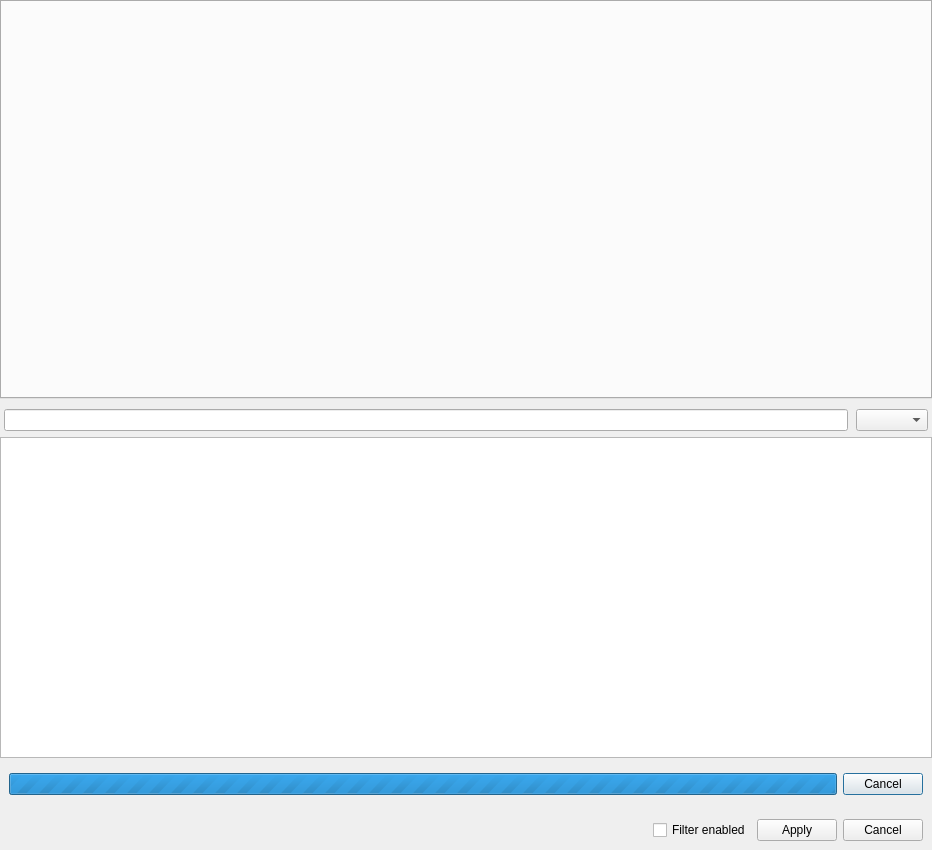
<?xml version="1.0" encoding="UTF-8"?>
<ui version="4.0">
 <class>FilterSettingsDialog</class>
 <widget class="QDialog" name="FilterSettingsDialog">
  <property name="geometry">
   <rect>
    <x>0</x>
    <y>0</y>
    <width>932</width>
    <height>850</height>
   </rect>
  </property>
  <property name="windowTitle">
   <string>Filter settings</string>
  </property>
  <property name="modal">
   <bool>true</bool>
  </property>
  <layout class="QVBoxLayout">
   <property name="leftMargin">
    <number>0</number>
   </property>
   <property name="topMargin">
    <number>0</number>
   </property>
   <property name="rightMargin">
    <number>0</number>
   </property>
   <property name="bottomMargin">
    <number>0</number>
   </property>
   <item>
    <widget class="QTabWidget" name="tabs"/>
   </item>
   <item>
    <widget class="QWidget" name="content" native="true">
     <layout class="QVBoxLayout" name="_3">
      <property name="leftMargin">
       <number>0</number>
      </property>
      <property name="topMargin">
       <number>0</number>
      </property>
      <property name="rightMargin">
       <number>0</number>
      </property>
      <property name="bottomMargin">
       <number>0</number>
      </property>
      <item>
       <widget class="QWidget" name="valueWidget" native="true">
        <layout class="QHBoxLayout" name="_5">
         <property name="spacing">
          <number>8</number>
         </property>
         <property name="leftMargin">
          <number>4</number>
         </property>
         <property name="topMargin">
          <number>4</number>
         </property>
         <property name="rightMargin">
          <number>4</number>
         </property>
         <property name="bottomMargin">
          <number>0</number>
         </property>
         <item>
          <widget class="QLineEdit" name="value">
           <property name="sizePolicy">
            <sizepolicy hsizetype="Expanding" vsizetype="Fixed">
             <horstretch>0</horstretch>
             <verstretch>0</verstretch>
            </sizepolicy>
           </property>
           <property name="font">
            <font>
             <pointsize>9</pointsize>
            </font>
           </property>
           <property name="clearButtonEnabled">
            <bool>true</bool>
           </property>
          </widget>
         </item>
         <item>
          <widget class="HomeCompa::Flibrary::ModeComboBox" name="cbValueMode">
           <property name="sizePolicy">
            <sizepolicy hsizetype="Fixed" vsizetype="Fixed">
             <horstretch>0</horstretch>
             <verstretch>0</verstretch>
            </sizepolicy>
           </property>
          </widget>
         </item>
        </layout>
       </widget>
      </item>
      <item>
       <widget class="QTreeView" name="view">
        <property name="sizePolicy">
         <sizepolicy hsizetype="Expanding" vsizetype="Expanding">
          <horstretch>0</horstretch>
          <verstretch>0</verstretch>
         </sizepolicy>
        </property>
        <property name="contextMenuPolicy">
         <enum>Qt::ContextMenuPolicy::CustomContextMenu</enum>
        </property>
        <property name="verticalScrollBarPolicy">
         <enum>Qt::ScrollBarPolicy::ScrollBarAlwaysOff</enum>
        </property>
        <property name="horizontalScrollBarPolicy">
         <enum>Qt::ScrollBarPolicy::ScrollBarAlwaysOff</enum>
        </property>
        <property name="selectionMode">
         <enum>QAbstractItemView::SelectionMode::ExtendedSelection</enum>
        </property>
        <property name="selectionBehavior">
         <enum>QAbstractItemView::SelectionBehavior::SelectRows</enum>
        </property>
        <property name="autoExpandDelay">
         <number>0</number>
        </property>
        <property name="uniformRowHeights">
         <bool>true</bool>
        </property>
        <property name="animated">
         <bool>true</bool>
        </property>
       </widget>
      </item>
      <item>
       <widget class="QWidget" name="progressBarWidget" native="true">
        <property name="visible">
         <bool>false</bool>
        </property>
        <layout class="QHBoxLayout" name="_6">
         <property name="spacing">
          <number>6</number>
         </property>
         <property name="leftMargin">
          <number>9</number>
         </property>
         <property name="topMargin">
          <number>9</number>
         </property>
         <property name="rightMargin">
          <number>9</number>
         </property>
         <property name="bottomMargin">
          <number>9</number>
         </property>
         <item>
          <widget class="QProgressBar" name="progressBar">
           <property name="maximum">
            <number>0</number>
           </property>
           <property name="textVisible">
            <bool>false</bool>
           </property>
          </widget>
         </item>
         <item>
          <widget class="QPushButton" name="btnStop">
           <property name="text">
            <string>Cancel</string>
           </property>
          </widget>
         </item>
        </layout>
       </widget>
      </item>
     </layout>
    </widget>
   </item>
   <item>
    <widget class="QWidget" name="applyWidget" native="true">
     <layout class="QHBoxLayout" name="_2">
      <property name="leftMargin">
       <number>9</number>
      </property>
      <property name="topMargin">
       <number>9</number>
      </property>
      <property name="rightMargin">
       <number>9</number>
      </property>
      <property name="bottomMargin">
       <number>9</number>
      </property>
      <item>
       <widget class="QLabel" name="showCheckedMode">
        <property name="textFormat">
         <enum>Qt::TextFormat::RichText</enum>
        </property>
        <property name="textInteractionFlags">
         <set>Qt::TextInteractionFlag::TextBrowserInteraction</set>
        </property>
       </widget>
      </item>
      <item>
       <spacer name="horizontalSpacer">
        <property name="orientation">
         <enum>Qt::Orientation::Horizontal</enum>
        </property>
        <property name="sizeHint" stdset="0">
         <size>
          <width>40</width>
          <height>20</height>
         </size>
        </property>
       </spacer>
      </item>
      <item>
       <widget class="QCheckBox" name="checkBoxFilterEnabled">
        <property name="text">
         <string>Filter enabled</string>
        </property>
       </widget>
      </item>
      <item>
       <widget class="QPushButton" name="btnApply">
        <property name="text">
         <string>Apply</string>
        </property>
       </widget>
      </item>
      <item>
       <widget class="QPushButton" name="btnCancel">
        <property name="text">
         <string>Cancel</string>
        </property>
       </widget>
      </item>
     </layout>
    </widget>
   </item>
  </layout>
 </widget>
 <layoutdefault spacing="6" margin="11"/>
 <customwidgets>
  <customwidget>
   <class>HomeCompa::Flibrary::ModeComboBox</class>
   <extends>QComboBox</extends>
   <header>widgets/ModeComboBox.h</header>
  </customwidget>
 </customwidgets>
 <tabstops>
  <tabstop>tabs</tabstop>
  <tabstop>view</tabstop>
  <tabstop>checkBoxFilterEnabled</tabstop>
  <tabstop>btnApply</tabstop>
  <tabstop>btnCancel</tabstop>
 </tabstops>
 <resources/>
 <connections/>
</ui>
